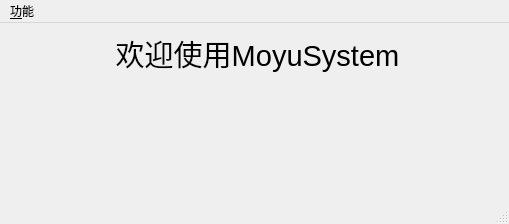
<?xml version="1.0" encoding="UTF-8"?>
<ui version="4.0">
 <class>MainWindow</class>
 <widget class="QMainWindow" name="MainWindow">
  <property name="geometry">
   <rect>
    <x>0</x>
    <y>0</y>
    <width>509</width>
    <height>224</height>
   </rect>
  </property>
  <property name="minimumSize">
   <size>
    <width>509</width>
    <height>224</height>
   </size>
  </property>
  <property name="maximumSize">
   <size>
    <width>9999</width>
    <height>99999</height>
   </size>
  </property>
  <property name="windowTitle">
   <string>MoyuSystem</string>
  </property>
  <widget class="QWidget" name="centralwidget">
   <layout class="QVBoxLayout" name="verticalLayout_2">
    <item>
     <layout class="QFormLayout" name="formLayout">
      <item row="0" column="1">
       <widget class="QLabel" name="label">
        <property name="font">
         <font>
          <pointsize>22</pointsize>
         </font>
        </property>
        <property name="text">
         <string>欢迎使用MoyuSystem</string>
        </property>
        <property name="alignment">
         <set>Qt::AlignCenter</set>
        </property>
       </widget>
      </item>
     </layout>
    </item>
   </layout>
  </widget>
  <widget class="QMenuBar" name="menubar">
   <property name="geometry">
    <rect>
     <x>0</x>
     <y>0</y>
     <width>509</width>
     <height>22</height>
    </rect>
   </property>
   <widget class="QMenu" name="menu">
    <property name="title">
     <string>&amp;功能</string>
    </property>
    <addaction name="photo"/>
    <addaction name="ooo"/>
    <addaction name="action_about"/>
    <addaction name="action_communication"/>
   </widget>
   <addaction name="menu"/>
  </widget>
  <widget class="QStatusBar" name="statusbar"/>
  <action name="photo">
   <property name="text">
    <string>&amp;生成二维码</string>
   </property>
  </action>
  <action name="ooo">
   <property name="text">
    <string>&amp;本地解析管理器</string>
   </property>
  </action>
  <action name="action_about">
   <property name="text">
    <string>&amp;关于</string>
   </property>
   <property name="toolTip">
    <string>adout</string>
   </property>
  </action>
  <action name="action_communication">
   <property name="text">
    <string>&amp;网络通讯</string>
   </property>
  </action>
 </widget>
 <resources/>
 <connections>
  <connection>
   <sender>photo</sender>
   <signal>triggered()</signal>
   <receiver>MainWindow</receiver>
   <slot>qrcode()</slot>
   <hints>
    <hint type="sourcelabel">
     <x>-1</x>
     <y>-1</y>
    </hint>
    <hint type="destinationlabel">
     <x>277</x>
     <y>122</y>
    </hint>
   </hints>
  </connection>
  <connection>
   <sender>ooo</sender>
   <signal>triggered()</signal>
   <receiver>MainWindow</receiver>
   <slot>AnalysisManagement()</slot>
   <hints>
    <hint type="sourcelabel">
     <x>-1</x>
     <y>-1</y>
    </hint>
    <hint type="destinationlabel">
     <x>254</x>
     <y>111</y>
    </hint>
   </hints>
  </connection>
  <connection>
   <sender>action_about</sender>
   <signal>triggered()</signal>
   <receiver>MainWindow</receiver>
   <slot>about()</slot>
   <hints>
    <hint type="sourcelabel">
     <x>-1</x>
     <y>-1</y>
    </hint>
    <hint type="destinationlabel">
     <x>254</x>
     <y>111</y>
    </hint>
   </hints>
  </connection>
  <connection>
   <sender>action_communication</sender>
   <signal>triggered()</signal>
   <receiver>MainWindow</receiver>
   <slot>communication()</slot>
   <hints>
    <hint type="sourcelabel">
     <x>-1</x>
     <y>-1</y>
    </hint>
    <hint type="destinationlabel">
     <x>254</x>
     <y>111</y>
    </hint>
   </hints>
  </connection>
 </connections>
 <slots>
  <slot>qrcode()</slot>
  <slot>AnalysisManagement()</slot>
  <slot>about()</slot>
  <slot>communication()</slot>
 </slots>
</ui>
